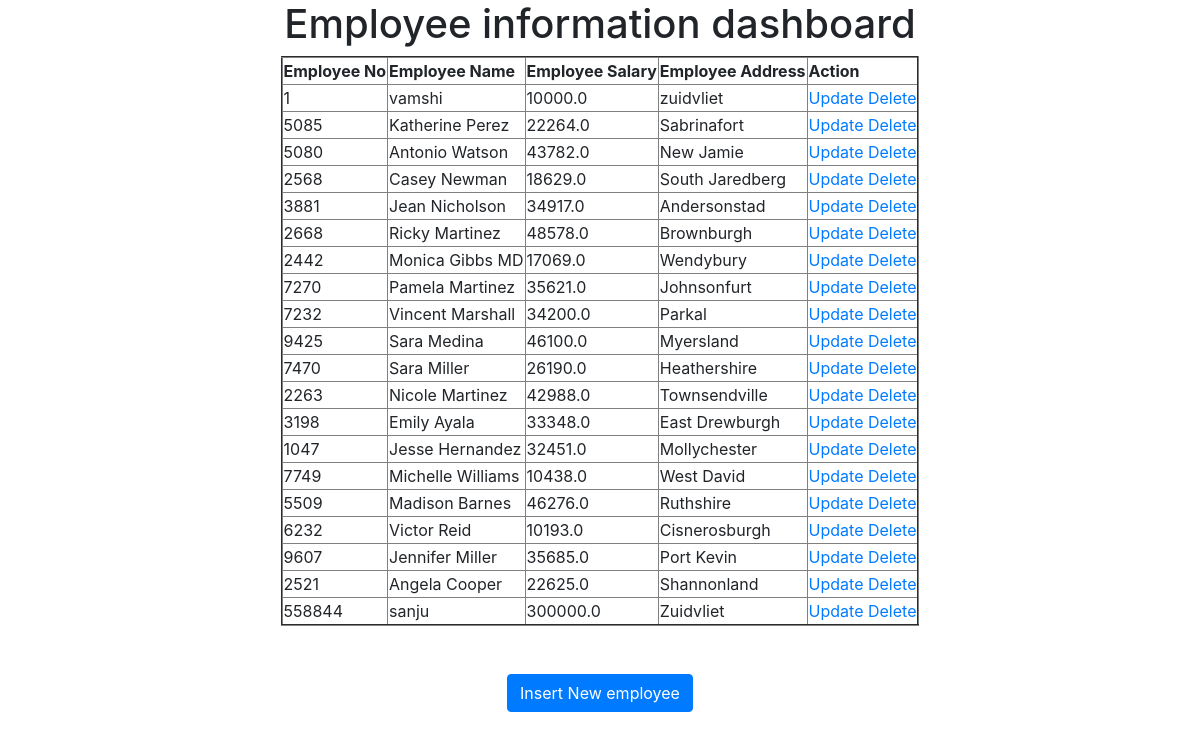
The app's page /index/ with its own data.
### testapp/models.py (models this page shows)
class Employee(models.Model):
    eno = models.IntegerField()
    ename = models.CharField(max_length=30)
    esal = models.FloatField()
    eaddr = models.CharField(max_length=256)

### testapp/views.py (the view)
# urls.py: path('index/', views.retrieve_view),
def retrieve_view(request):
    employees = Employee.objects.all()
    return render(request, 'testapp/index.html', {'employees': employees})

### templates/testapp/index.html
<!DOCTYPE html>
{% extends 'testapp/base.html' %}
        {%block body_block%}
    <h1> Employee information dashboard</h1>
    <table border="2">
        <thead>
        <th>Employee No</th>
        <th>Employee Name</th>
        <th>Employee Salary</th>
        <th>Employee Address</th>
        <th>Action</th>
        </thead>
        {% for emp in employees %}
            <tr>
                <td>{{emp.eno}}</td>
                <td>{{emp.ename}}</td>
                <td>{{emp.esal}}</td>
                <td>{{emp.eaddr}}</td>
                <td><a href="/update/{{emp.id}}/">Update</a>  <a href="/delete/{{emp.id}}/index">Delete</a></td>
            </tr>
        {% endfor %}
    </table>
    <br><br>
    <a href="/create" class="btn btn-primary bth-lg">Insert New employee</a>
    {% endblock %}

### templates/testapp/base.html (shortened to what this page needs)
<!DOCTYPE html>
<html lang="en">
<head>
    <link rel="stylesheet" href="https://stackpath.bootstrapcdn.com/bootstrap/4.3.1/css/bootstrap.min.css"
>
</head>
<body>
<div class="container" align="center">
{%block body_block%}
{%endblock%}
</div>
</body>
</html>

### records on screen
Employee: eno "1", ename "vamshi", esal "10000.0", eaddr "zuidvliet"
Employee: eno "5085", ename "Katherine Perez", esal "22264.0", eaddr "Sabrinafort"
Employee: eno "5080", ename "Antonio Watson", esal "43782.0", eaddr "New Jamie"
Employee: eno "2568", ename "Casey Newman", esal "18629.0", eaddr "South Jaredberg"
Employee: eno "3881", ename "Jean Nicholson", esal "34917.0", eaddr "Andersonstad"
Employee: eno "2668", ename "Ricky Martinez", esal "48578.0", eaddr "Brownburgh"
Employee: eno "2442", ename "Monica Gibbs MD", esal "17069.0", eaddr "Wendybury"
Employee: eno "7270", ename "Pamela Martinez", esal "35621.0", eaddr "Johnsonfurt"
Employee: eno "7232", ename "Vincent Marshall", esal "34200.0", eaddr "Parkal"
Employee: eno "9425", ename "Sara Medina", esal "46100.0", eaddr "Myersland"
Employee: eno "7470", ename "Sara Miller", esal "26190.0", eaddr "Heathershire"
Employee: eno "2263", ename "Nicole Martinez", esal "42988.0", eaddr "Townsendville"
Employee: eno "3198", ename "Emily Ayala", esal "33348.0", eaddr "East Drewburgh"
Employee: eno "1047", ename "Jesse Hernandez", esal "32451.0", eaddr "Mollychester"
Employee: eno "7749", ename "Michelle Williams", esal "10438.0", eaddr "West David"
Employee: eno "5509", ename "Madison Barnes", esal "46276.0", eaddr "Ruthshire"
Employee: eno "6232", ename "Victor Reid", esal "10193.0", eaddr "Cisnerosburgh"
Employee: eno "9607", ename "Jennifer Miller", esal "35685.0", eaddr "Port Kevin"
Employee: eno "2521", ename "Angela Cooper", esal "22625.0", eaddr "Shannonland"
Employee: eno "558844", ename "sanju", esal "300000.0", eaddr "Zuidvliet"
